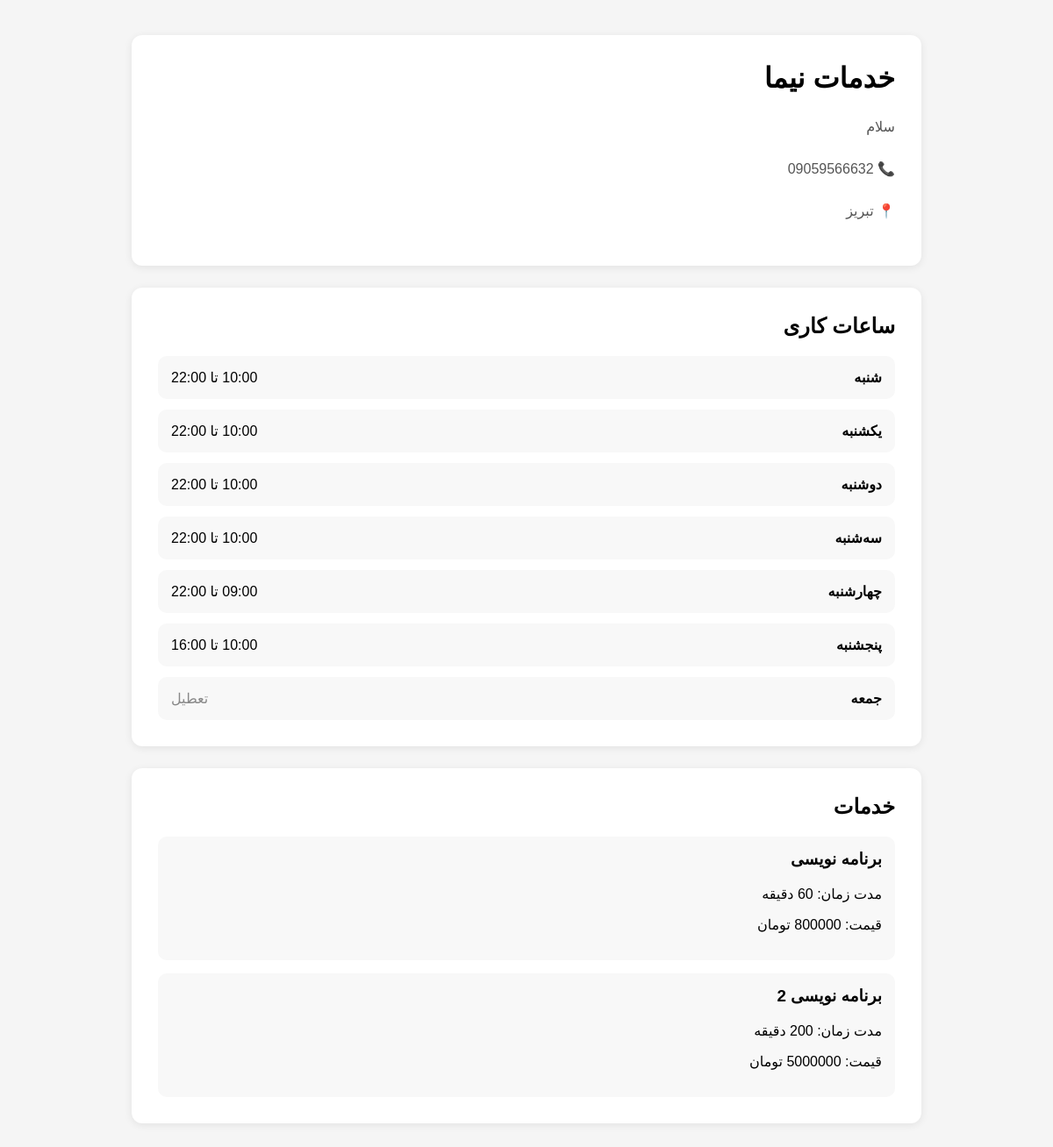
/business/1/, run on the app's committed database.
### booking/models.py (models this page shows, shortened)
class Business(models.Model):
    owner = models.ForeignKey(
        "accounts.User",
        on_delete=models.CASCADE,
        related_name="businesses",
        verbose_name="مالک"
    )
    name = models.CharField(
        max_length=150,
        verbose_name="نام کسب‌وکار"
    )
    image = models.ImageField(
    upload_to="businesses/",
    blank=True,
    null=True,
    verbose_name="تصویر کسب‌وکار"
    )
    phone = models.CharField(
        max_length=20,
        verbose_name="شماره تماس"
    )
    opening_time = models.TimeField(
        blank=True,
        null=True,
        verbose_name="ساعت شروع کار"
    )
    closing_time = models.TimeField(
        blank=True,
        null=True,
        verbose_name="ساعت پایان کار"
    )
    address = models.TextField(
        blank=True,
        verbose_name="آدرس"
    )
    description = models.TextField(
        blank=True,
        verbose_name="توضیحات"
    )
    is_active = models.BooleanField(
        default=True,
        verbose_name="فعال"
    )
    created_at = models.DateTimeField(
        auto_now_add=True,
        verbose_name="تاریخ ایجاد"
    )
    updated_at = models.DateTimeField(
        auto_now=True,
        verbose_name="آخرین بروزرسانی"
    )
    class Meta:
        verbose_name = "کسب‌وکار"
        verbose_name_plural = "کسب‌وکارها"

class BusinessWorkingHour(models.Model):
    WEEKDAY_CHOICES = [
        (0, "شنبه"),
        (1, "یکشنبه"),
        (2, "دوشنبه"),
        (3, "سه‌شنبه"),
        (4, "چهارشنبه"),
        (5, "پنجشنبه"),
        (6, "جمعه"),
    ]
    business = models.ForeignKey(
        Business,
        on_delete=models.CASCADE,
        related_name="working_hours",
        verbose_name="کسب‌وکار"
    )
    weekday = models.PositiveSmallIntegerField(
        choices=WEEKDAY_CHOICES,
        verbose_name="روز هفته"
    )
    is_closed = models.BooleanField(
        default=False,
        verbose_name="تعطیل"
    )
    opening_time = models.TimeField(
        blank=True,
        null=True,
        verbose_name="ساعت شروع"
    )
    closing_time = models.TimeField(
        blank=True,
        null=True,
        verbose_name="ساعت پایان"
    )
    class Meta:
        verbose_name = "ساعت کاری"
        verbose_name_plural = "ساعات کاری"
        ordering = ["weekday"]

class Service(models.Model):
    business = models.ForeignKey(
        Business,
        on_delete=models.CASCADE,
        related_name="services",
        verbose_name="کسب‌وکار"
    )
    name = models.CharField(
        max_length=150,
        verbose_name="نام خدمت"
    )
    duration = models.PositiveIntegerField(
        help_text="مدت زمان به دقیقه",
        verbose_name="مدت زمان"
    )
    price = models.PositiveBigIntegerField(
        blank=True,
        null=True,
        verbose_name="قیمت"
    )
    is_active = models.BooleanField(
        default=True,
        verbose_name="فعال"
    )
    created_at = models.DateTimeField(
        auto_now_add=True,
        verbose_name="تاریخ ایجاد"
    )
    updated_at = models.DateTimeField(
        auto_now=True,
        verbose_name="آخرین بروزرسانی"
    )
    class Meta:
        verbose_name = "خدمت"
        verbose_name_plural = "خدمات"

### booking/views.py (the view)
def business_detail(request, business_id):
    business = get_object_or_404(
        Business,
        id=business_id,
        is_active=True
    )
    services = business.services.filter(
        is_active=True
    ).order_by("name")
    working_hours = business.working_hours.all()
    return render(
        request,
        "booking/business_detail.html",
        {
            "business": business,
            "services": services,
            "working_hours": working_hours,
        }
    )

### booking/templates/booking/business_detail.html (shortened to what this page needs)
<!DOCTYPE html>
<html lang="fa" dir="rtl">
<head>
</head>
<body>
<div class="container">
    <div class="business-header">
        <h1>{{ business.name }}</h1>
        <div class="business-info">
            {% if business.description %}
                <p>{{ business.description }}</p>
            {% endif %}
            {% if business.phone %}
                <p>📞 {{ business.phone }}</p>
            {% endif %}
            {% if business.address %}
                <p>📍 {{ business.address }}</p>
            {% endif %}
        </div>
    </div>
    <div class="working-hours">
        <h2>ساعات کاری</h2>
        {% for hour in working_hours %}
            <div class="working-hour-item">
                <strong>
                    {{ hour.get_weekday_display }}
                </strong>
                {% if hour.is_closed %}
                    <span class="closed">
                        تعطیل
                    </span>
                {% else %}
                    <span>
                        {{ hour.opening_time|time:"H:i" }}
                        تا
                        {{ hour.closing_time|time:"H:i" }}
                    </span>
                {% endif %}
            </div>
        {% empty %}
            <p>
                ساعات کاری ثبت نشده است.
            </p>
        {% endfor %}
    </div>
    <div class="services">
        <h2>خدمات</h2>
        {% for service in services %}
            <a href="{% url 'service_detail' service.id %}"
               class="service-item">
                <h3>{{ service.name }}</h3>
                <p>
                    مدت زمان: {{ service.duration }} دقیقه
                </p>
                {% if service.price %}
                    <p>
                        قیمت: {{ service.price }} تومان
                    </p>
                {% endif %}
            </a>
        {% empty %}
            <p>
                در حال حاضر خدمتی برای این کسب‌وکار ثبت نشده است.
            </p>
        {% endfor %}
    </div>
</div>
</body>
</html>

### booking/templates/booking/business_detail.html (style rules this page uses)
body { font-family: Tahoma, Arial, sans-serif; background: #f5f5f5; margin: 0; padding: 40px 20px; }
.container { max-width: 900px; margin: 0 auto; }
.business-header, .working-hours, .services { background: white; padding: 30px; border-radius: 12px; margin-bottom: 25px; box-shadow: 0 2px 10px rgba(0, 0, 0, 0.08); }
h1, h2 { margin-top: 0; }
.business-info { line-height: 2; color: #555; }
.working-hour-item { display: flex; justify-content: space-between; align-items: center; background: #f8f8f8; padding: 15px; margin-top: 12px; border-radius: 10px; }
.closed { color: #888; }
.service-item { display: block; background: #f8f8f8; padding: 15px; margin-top: 15px; border-radius: 10px; text-decoration: none; color: inherit; }
.service-item h3 { margin-top: 0; }

### data on the page
Business: name "خدمات نیما", description "سلام", phone "09059566632", address "تبریز"
BusinessWorkingHour: weekday "شنبه", opening_time "10:00", closing_time "22:00"
BusinessWorkingHour: weekday "یکشنبه", opening_time "10:00", closing_time "22:00"
BusinessWorkingHour: weekday "دوشنبه", opening_time "10:00", closing_time "22:00"
BusinessWorkingHour: weekday "سه‌شنبه", opening_time "10:00", closing_time "22:00"
BusinessWorkingHour: weekday "چهارشنبه", opening_time "09:00", closing_time "22:00"
BusinessWorkingHour: weekday "پنجشنبه", opening_time "10:00", closing_time "16:00"
BusinessWorkingHour: weekday "جمعه", is_closed "تعطیل"
Service: name "برنامه نویسی", price "800000"
Service: name "برنامه نویسی 2", duration "200", price "5000000"
